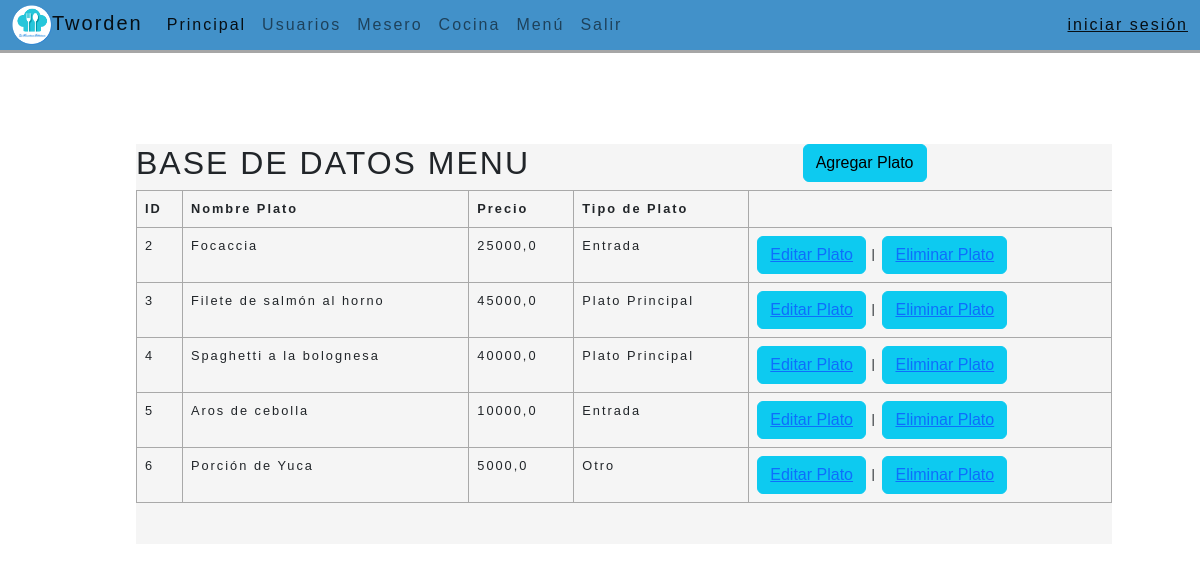
The page /menu.html on the database as committed earlier.
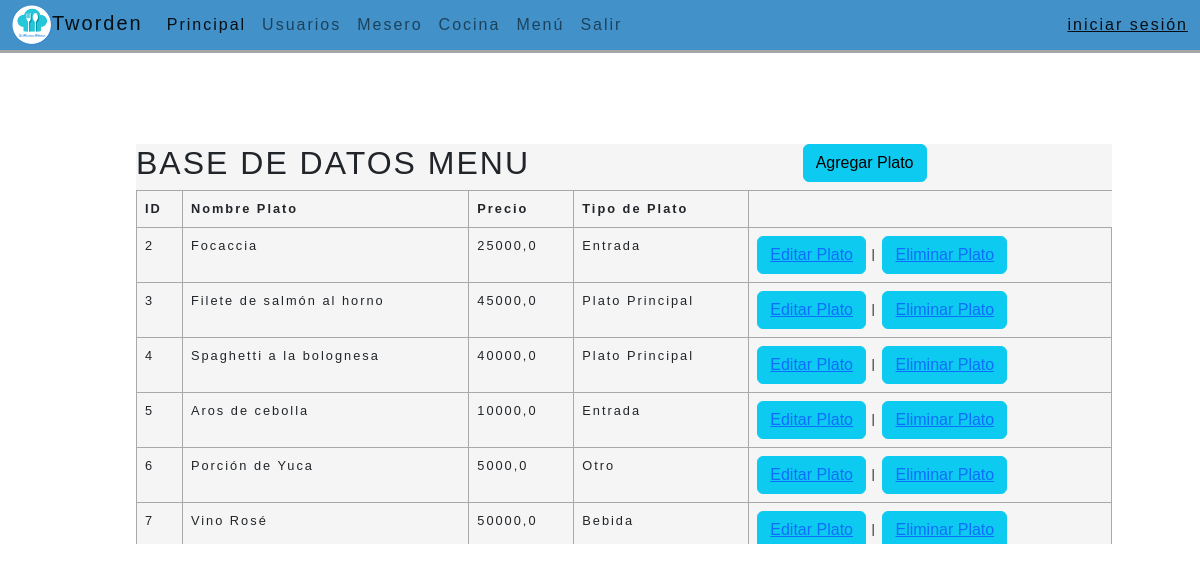
The same page on the database as committed later.
### paginas/models.py (models this page shows, shortened)
class Menu(models.Model):
    id = models.AutoField(primary_key=True)
    nombre_plato= models.CharField(max_length=155, blank=False, null=False)
    precio= models.FloatField(null=False, blank=False)
    descripcion= models.TextField(max_length=255, blank=True, null=True)
    tipo_plato= models.CharField (
        max_length=50,
        choices=[('Entrada', 'Entrada'), ('Plato Principal', 'Plato Principal'), ('Postre', 'Postre'), ('Bebida', 'Bebida'), ('Otro', 'Otro')]
    )

### paginas/views.py (the view)
# urls.py: path('menu.html', views.menu, name='menu'),
def menu(request):
    platos = Menu.objects.all()
    context = {'platos': platos}
    return render(request,'menu.html', context)

### paginas/templates/menu.html (shortened to what this page needs)
{% extends "base.html" %}
{% block contenido %}
{% load static %}
<br><br><br><br><br><br>
<div class="container">
    <div class="table-wrapper2" style=" background: whitesmoke; width: Auto; height: 400px; overflow: scroll;" >
        <div class="table-title">
            <div class="row">
                <div class="col-sm-8"><h2> BASE DE DATOS MENU </h2></div>
                <div class="col-sm-4">
                    <a href="crear-plato.html">
                    <button type="submit" class="btn btn-info add-new">  Agregar Plato</button>
                    </a>
                </div>
            </div>
        </div>
        <table class="table table-bordered">
            <thead>
                <tr>
                    <th>ID</th>
                    <th>Nombre Plato</th>
                    <th>Precio</th>
                    <th>Tipo de Plato</th>
                </tr>
            </thead>
            <tbody>
                {%for plato in platos%}
                <tr>
                    <td>{{plato.id}}</td>
                    <td>{{plato.nombre_plato}}</td>
                    <td>{{plato.precio}}</td>
                    <td>{{plato.tipo_plato}}</td>
                    <td>
                        <button type="submit" class="btn btn-info add-new"><a href="{% url 'editar' plato.id %}">Editar Plato</a></button>
                        |
                        <button type="submit" class="btn btn-info add-new"><a href="{% url 'eliminar' plato.id %}">Eliminar Plato</a></button>
                    </td>
                </tr>
                {%endfor%}
            </tbody>
        </table>
    </div>
</div>
{% endblock %}

Rows that differ between the two databases and show on the page:
added Menu: id "7", nombre_plato "Vino Rosé", precio "50000,0", tipo_plato "Bebida"
